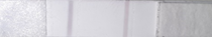
#> input picture tests/Picture3.png, 212 x 37 px, found by its file name
$ python lfa_analyser_raw_convert.py
#> lines starting #> are read from the running program, lines starting #| are printed output that depends on the picture
"""
Minimal LFA Analysis - Direct R to Python Translation

Image >> Grayscale >> Artifact removal >> Column means >>
Baseline anchors >> Linear correction >> Signal inversion >>
Moving average >> ALS correction >> Peak detection >> Ratio
"""

import numpy as np
from scipy.ndimage import convolve1d
from scipy.sparse import diags, spdiags
from scipy.sparse.linalg import spsolve
from scipy.stats import trim_mean
from PIL import Image
import matplotlib.pyplot as plt
import pandas as pd

def baseline_als(y, lam=5, p=0.01, niter=20):
    """
    Asymmetric Least Squares baseline correction.

    Parameters
    ----------
    y : np.ndarray
        Input signal (1D array)
    lam : float
        Smoothness parameter (larger = smoother baseline)
    p : float
        Asymmetry parameter (0 < p < 1, smaller = more asymmetric)
    niter : int
        Number of iterations

    Returns
    -------
    np.ndarray
        Baseline-corrected signal
    """
    L = len(y)
    D = diags([1, -2, 1], [0, -1, -2], shape=(L, L-2))
    D = lam * D.dot(D.T)

    w = np.ones(L)
    for _ in range(niter):
        W = diags(w, 0, shape=(L, L))
        Z = W + D
        z = spsolve(Z, w * y)
        w = p * (y > z) + (1 - p) * (y < z)

    return y - z

def _plot(signal):
        # 11. Plot
    plt.figure(figsize=(10, 4))
    plt.plot(signal, linewidth=2, color='blue')
    plt.xlabel('Pixel')
    plt.ylabel('Intensity')
    plt.title('LFA Intensity Profile')
    plt.grid(True, alpha=0.3)
    plt.tight_layout()
    plt.show()

def read_lfa(image_path):
    """
    Read and analyse LFA image following original R methodology.

    This function:
    1. Loads image and converts to grayscale
    2. Removes artifacts via quantile filtering (per column)
    3. Calculates column means
    4. Extracts baseline anchor points (first, middle, last regions)
    5. Applies piecewise linear baseline correction
    6. Inverts signal (1/mean for LFA strips)
    7. Applies moving average smoothing (window=10)
    8. Applies ALS baseline correction
    9. Detects peaks in first/second halves
    10. Calculates TL1/TL2 ratio

    Parameters
    ----------
    image_path : str
        Path to LFA image file

    Returns
    -------
    tuple
        (TL1_peak, control_peak, ratio, corrected_intensity)
    """
#> called with image_path = 'Picture3.png'
    # 1. Load image and convert to grayscale
    img = Image.open(image_path).convert('L')
    data = np.array(img, dtype=float) / 255.0

    # 2. Remove artifacts: exclude <5% and >95% per column
    q_high = np.percentile(data, 95, axis=0, keepdims=True)
    q_low = np.percentile(data, 5, axis=0, keepdims=True)
    data = np.where((data > q_high) | (data < q_low), np.nan, data)
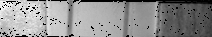
#> data: shape (37, 212) float64; 7.84% of the values are NaN or infinite; the others: min 0.557, max 0.969, mean 0.809; drawn with min black, max white, NaN and infinite black

    # 3. Column means (mean of each column)
    col_means = np.nanmean(data, axis=0)
#> col_means = 212 values, max 0.91 at index 29, min 0.655 at index 211, mean 0.809

    # 4. Extract baseline regions (first, middle, last 20 pixels)
    n = len(col_means)
#> n = 212
    first_region = np.median(col_means[:20])
#> first_region = 0.893
    mid_region = np.median(col_means[n//2 - 10 : n//2 + 10])
#> mid_region = 0.842
    last_region = np.median(col_means[-20:])
#> last_region = 0.675

    # 5. Piecewise linear baseline correction
    slope_first = (mid_region - first_region) * 2 / n
#> slope_first = -0.000474
    slope_last = (last_region - mid_region) * 2 / n
#> slope_last = -0.00158

    x = np.arange(n)
#> x = 212 values from 0 to 211
    baseline = np.zeros(n)
#> baseline = 212 values from 0 to 0
    baseline[:n//2] = first_region + slope_first * x[:n//2]
    baseline[n//2:] = mid_region + slope_last * (x[n//2:] - n//2)

    col_means_corrected = col_means - baseline
#> col_means_corrected = 212 values, max 0.0718 at index 155, min -0.105 at index 70, mean -0.0044
    _plot(col_means_corrected)
#> in _plot, `plt.show()`:
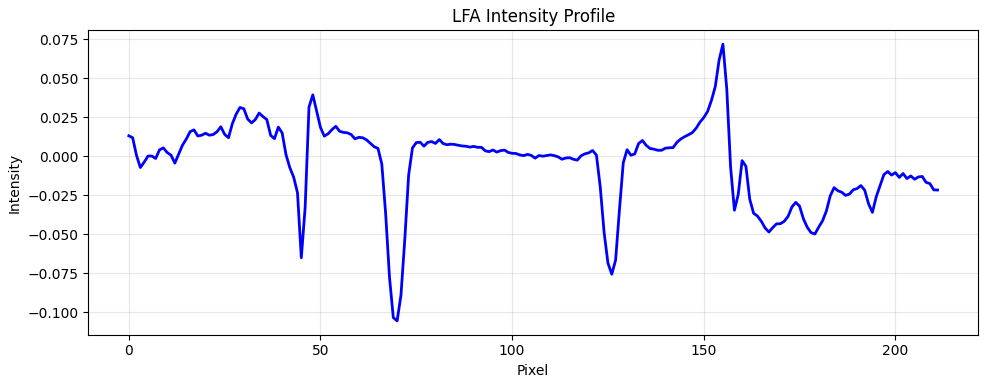
#> figure drawn by matplotlib, 1 panel; curve peaks at x = 155, y = 0.0718

    # 6. Invert signal (LFA strips are darker at peaks)
    epsilon = 0.5
    intensity = 1.0 / (col_means_corrected + epsilon)
#> intensity = 212 values, max 2.53 at index 70, min 1.75 at index 155, mean 2.02
    intensity = np.where(np.isfinite(intensity), intensity, np.nan)
    _plot(intensity)
#> in _plot (call 2), `plt.show()`:
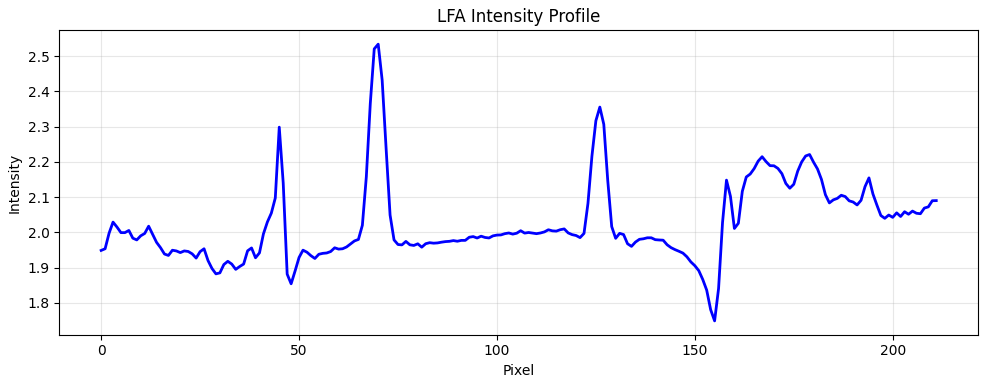
#> figure drawn by matplotlib, 1 panel; curve peaks at x = 70, y = 2.53

    # 7. Moving average smoothing (window=10)
    kernel = np.ones(6) / 6
    intensity_smooth = convolve1d(intensity, kernel, mode='nearest')
#> intensity_smooth = 212 values, max 2.37 at index 69, min 1.83 at index 153, mean 2.02
    _plot(intensity_smooth)
#> in _plot (call 3), `plt.show()`:
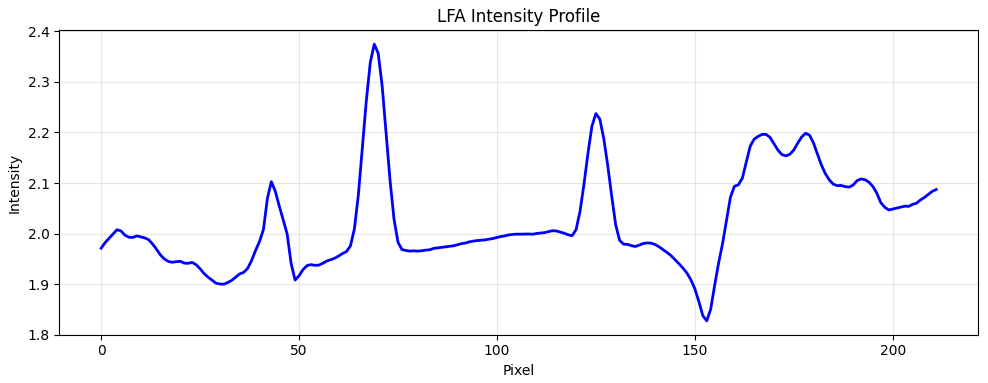
#> figure drawn by matplotlib, 1 panel; curve peaks at x = 69, y = 2.37

    # 8. ALS baseline correction
    intensity_corrected = baseline_als(intensity_smooth, lam=1000, p=0.01, niter=20)
#> in baseline_als, `L = len(y)`: L = 212
#> intensity_corrected = 212 values, max 0.415 at index 69, min -0.0404 at index 153, mean 0.0733

    # 9. Detect peaks in each half
    half = n // 2
#> half = 106
    TL1_region = intensity_corrected[:half]
#> TL1_region = 106 values, max 0.415 at index 69, min -0.0124 at index 49, mean 0.0484
    TL1_peak_idx = np.nanargmax(TL1_region)
#> TL1_peak_idx = 69
    TL1_peak_value = TL1_region[TL1_peak_idx]
#> TL1_peak_value = 0.415

    TL2_region = intensity_corrected[half:]
#> TL2_region = 106 values, max 0.298 at index 19, min -0.0404 at index 47, mean 0.0982
    TL2_peak_idx_relative = np.nanargmax(TL2_region)
#> TL2_peak_idx_relative = 19
    TL2_peak_idx_absolute = half + TL2_peak_idx_relative  # ← Add offset!
#> TL2_peak_idx_absolute = 125
    TL2_peak_value = TL2_region[TL2_peak_idx_relative]
#> TL2_peak_value = 0.298

    # 10. Calculate ratio
    ratio = TL1_peak_value / TL2_peak_value if TL2_peak_value > 0 else np.nan
#> ratio = 1.39

    # Print results
    print(f'TL1_peak: {TL1_peak_value:.3f}')
#| TL1_peak: 0.415
    print(f'TL1_peak_location: {TL1_peak_idx}')
#| TL1_peak_location: 69
    print(f'TL2_peak: {TL2_peak_value:.3f}')
#| TL2_peak: 0.298
    # print(f'TL2_peak_location_relative: {TL2_peak_idx_relative}')
    print(f'TL2_peak_location_absolute: {TL2_peak_idx_absolute}')
#| TL2_peak_location_absolute: 125
    print(f'ratio: {ratio:.3f}')
#| ratio: 1.391
    # print(f'midpoint: {half}')

    _plot(intensity_corrected)
#> in _plot (call 4), `plt.show()`:
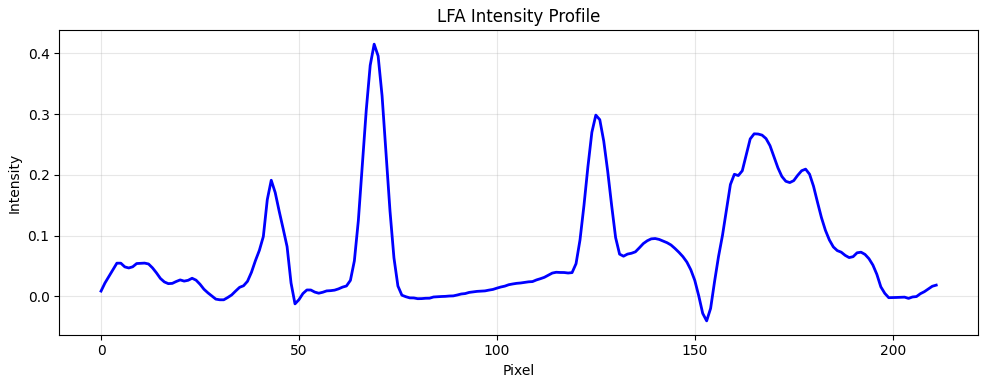
#> figure drawn by matplotlib, 1 panel; curve peaks at x = 69, y = 0.415
    return TL1_peak_value, TL2_peak_value, ratio, intensity_corrected


# Usage
if __name__ == '__main__':
    TL1_peak, TL2_peak, ratio, profile = read_lfa("Picture3.png")
#> TL1_peak = 0.415; TL2_peak = 0.298; ratio = 1.39; profile has the same summary as intensity_corrected in read_lfa

$ run again, with tests/Picture2.png copied over tests/Picture3.png
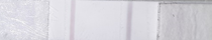
#> input picture tests/Picture2.png, 212 x 40 px, found by its file name
#> in read_lfa, `data = np.where((data > q_high) | (data < q_low), np.nan, data)`:
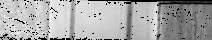
#> data: shape (40, 212) float64; 7.3% of the values are NaN or infinite; the others: min 0.616, max 0.937, mean 0.844; drawn with min black, max white, NaN and infinite black
#> col_means = 212 values, max 0.915 at index 50, min 0.742 at index 195, mean 0.844
#> n = 212
#> first_region = 0.875
#> mid_region = 0.876
#> last_region = 0.768
#> slope_first = 4.08e-06
#> slope_last = -0.00102
#> col_means_corrected = 212 values, max 0.0707 at index 155, min -0.108 at index 129, mean -0.00511
#> intensity = 212 values, max 2.55 at index 129, min 1.75 at index 155, mean 2.03
#> intensity_smooth = 212 values, max 2.38 at index 128, min 1.8 at index 153, mean 2.03
#> L = 212
#> intensity_corrected = 212 values, max 0.456 at index 128, min -0.0446 at index 153, mean 0.0768
#> half = 106
#> TL1_region = 106 values, max 0.259 at index 71, min -0.0167 at index 51, mean 0.0377
#> TL1_peak_idx = 71
#> TL1_peak_value = 0.259
#> TL2_region = 106 values, max 0.456 at index 22, min -0.0446 at index 47, mean 0.116
#> TL2_peak_idx_relative = 22
#> TL2_peak_idx_absolute = 128
#> TL2_peak_value = 0.456
#> in read_lfa, `ratio = TL1_peak_value / TL2_peak_value if TL2_peak_value > 0 else np...`: ratio = 0.568
#| TL1_peak: 0.259
#| TL1_peak_location: 71
#| TL2_peak: 0.456
#| TL2_peak_location_absolute: 128
#| ratio: 0.568
#> in _plot (call 4), `plt.show()`:
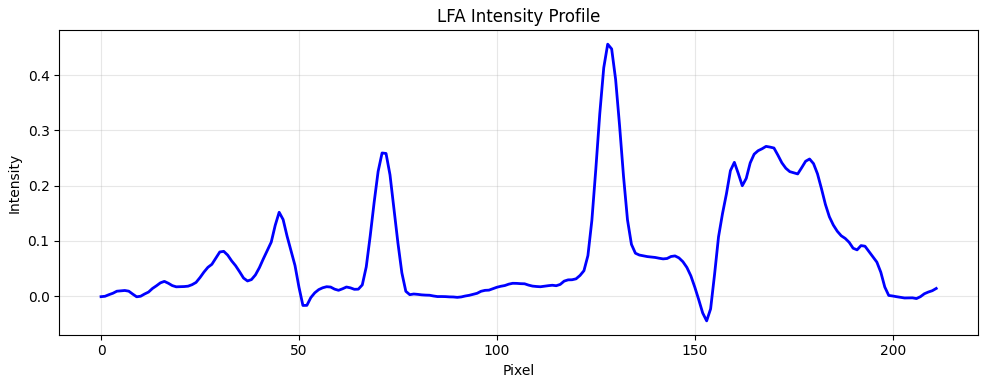
#> figure drawn by matplotlib, 1 panel; curve peaks at x = 128, y = 0.456
#> `TL1_peak, TL2_peak, ratio, profile = read_lfa("Picture3.png")`: TL1_peak = 0.259; TL2_peak = 0.456; ratio = 0.568; profile has the same summary as intensity_corrected in read_lfa

$ run again, with tests/Picture4.png copied over tests/Picture3.png
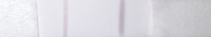
#> input picture tests/Picture4.png, 211 x 37 px, found by its file name
#> in read_lfa, `data = np.where((data > q_high) | (data < q_low), np.nan, data)`:
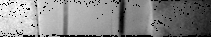
#> data: shape (37, 211) float64; 6.89% of the values are NaN or infinite; the others: min 0.702, max 0.98, mean 0.861; drawn with min black, max white, NaN and infinite black
#> col_means = 211 values, max 0.953 at index 0, min 0.721 at index 122, mean 0.861
#> n = 211
#> first_region = 0.948
#> mid_region = 0.874
#> last_region = 0.759
#> slope_first = -0.000698
#> slope_last = -0.00109
#> col_means_corrected = 211 values, max 0.064 at index 151, min -0.135 at index 122, mean -0.00251
#> intensity = 211 values, max 2.74 at index 122, min 1.77 at index 151, mean 2.02
#> intensity_smooth = 211 values, max 2.55 at index 121, min 1.81 at index 149, mean 2.02
#> L = 211
#> intensity_corrected = 211 values, max 0.577 at index 121, min -0.0296 at index 149, mean 0.0592
#> half = 105
#> TL1_region = 105 values, max 0.235 at index 65, min -0.00666 at index 27, mean 0.0326
#> TL1_peak_idx = 65
#> TL1_peak_value = 0.235
#> TL2_region = 106 values, max 0.577 at index 16, min -0.0296 at index 44, mean 0.0854
#> TL2_peak_idx_relative = 16
#> TL2_peak_idx_absolute = 121
#> TL2_peak_value = 0.577
#> in read_lfa, `ratio = TL1_peak_value / TL2_peak_value if TL2_peak_value > 0 else np...`: ratio = 0.407
#| TL1_peak: 0.235
#| TL1_peak_location: 65
#| TL2_peak: 0.577
#| TL2_peak_location_absolute: 121
#| ratio: 0.407
#> in _plot (call 4), `plt.show()`:
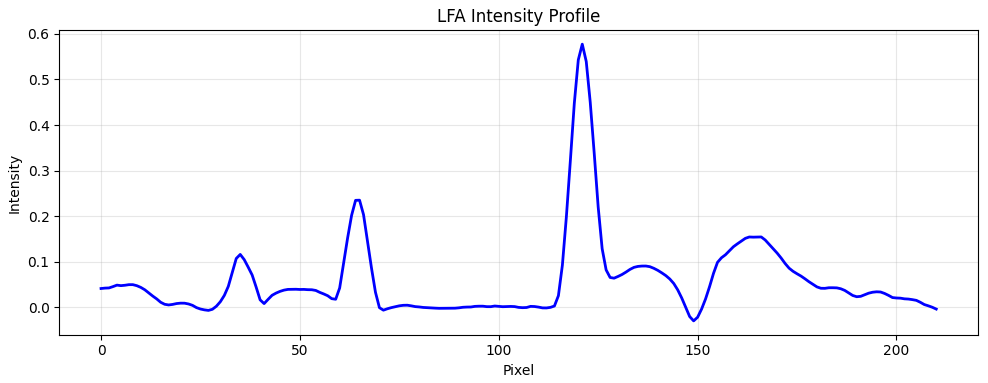
#> figure drawn by matplotlib, 1 panel; curve peaks at x = 121, y = 0.577
#> `TL1_peak, TL2_peak, ratio, profile = read_lfa("Picture3.png")`: TL1_peak = 0.235; TL2_peak = 0.577; ratio = 0.407; profile has the same summary as intensity_corrected in read_lfa
